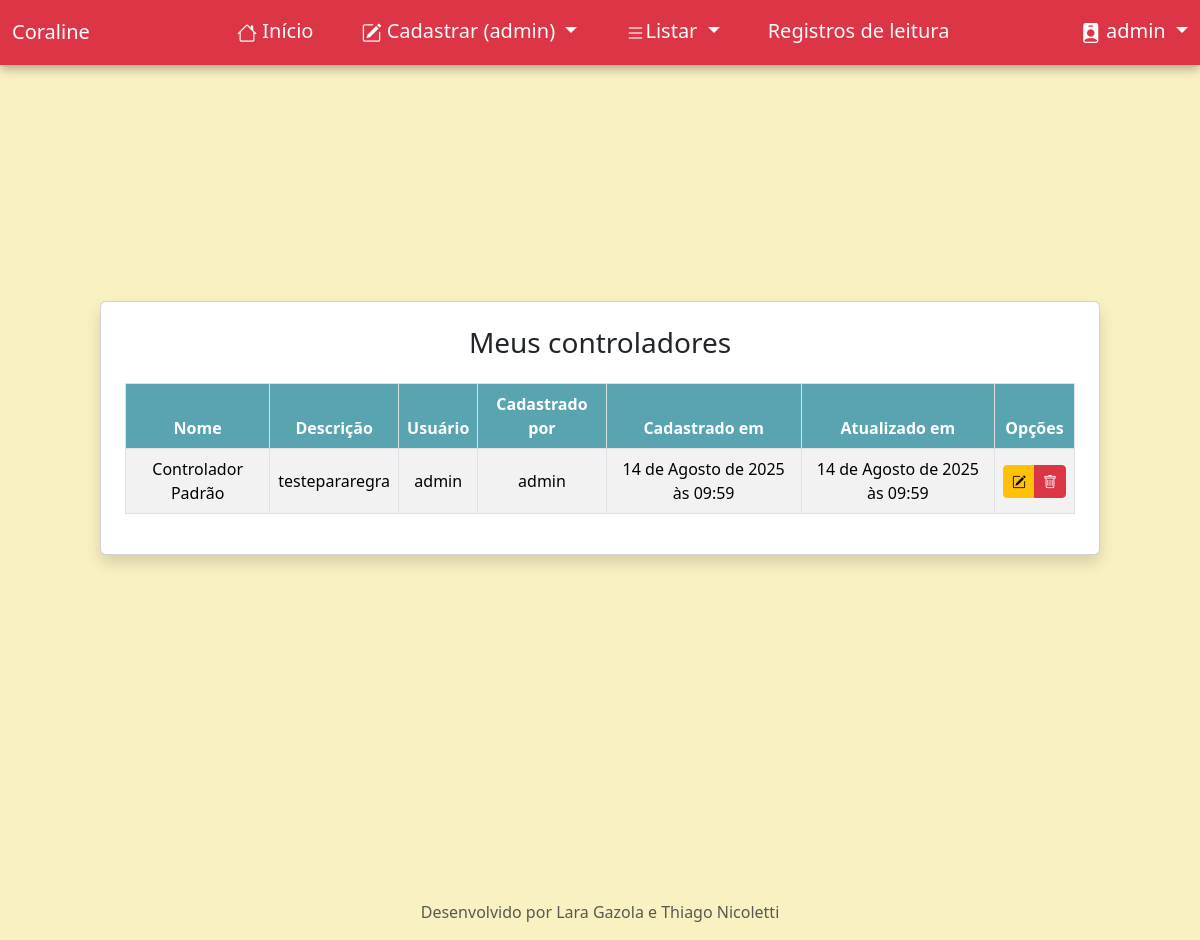
The app's page /listar/controlador/ (signed in), older data.
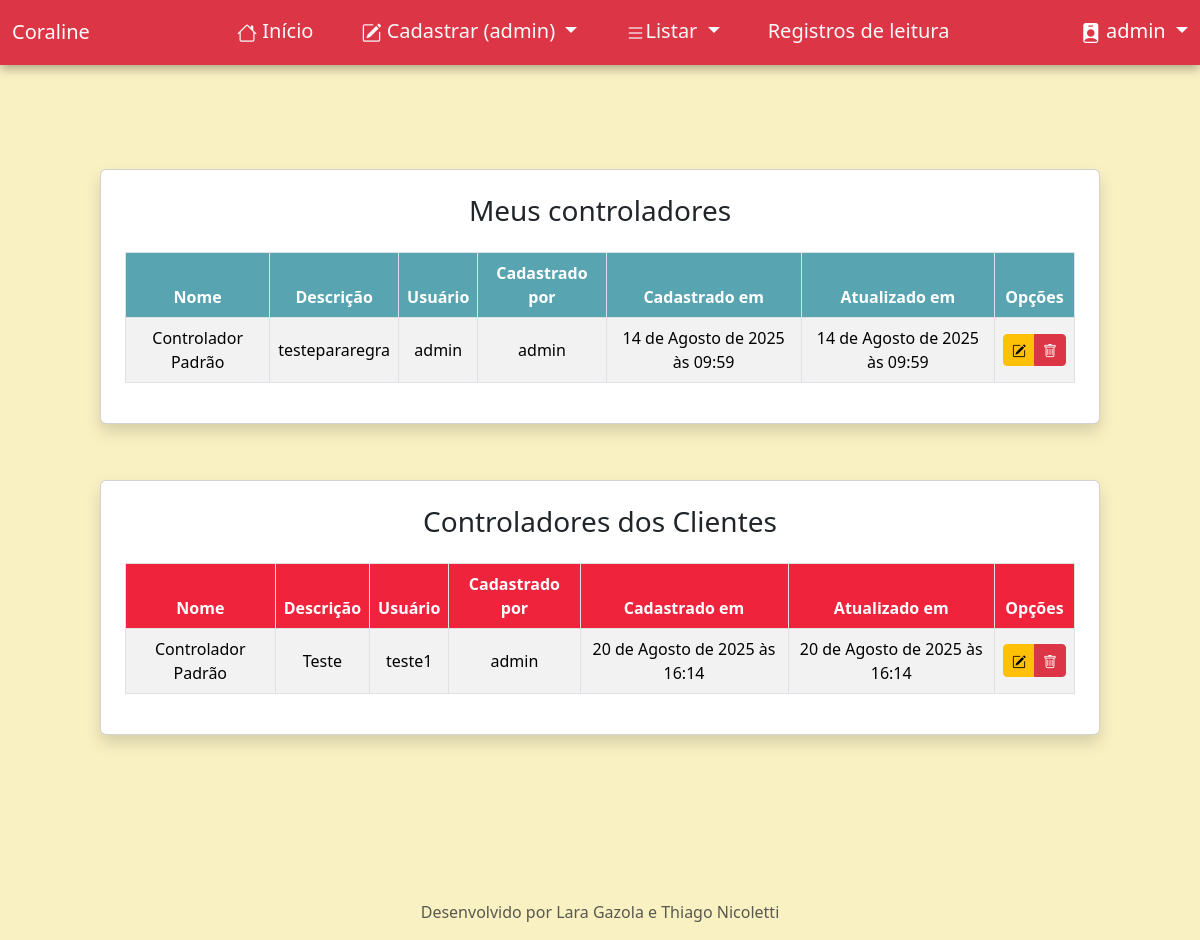
The same page, newer data.
### paginasweb/models.py (models this page shows, shortened)
class Controlador(models.Model):
    nome = models.CharField(max_length=255, verbose_name="Nome", default="Controlador Padrão")
    descricao = models.CharField(max_length=255, verbose_name="Descrição")
    usuario = models.ForeignKey(User, on_delete=models.PROTECT)
    cadastrado_por = models.ForeignKey(User, on_delete=models.CASCADE, related_name='controladores')
    cadastrado_em = models.DateTimeField(auto_now_add=True)
    atualizado_em = models.DateTimeField(auto_now=True)
    class Meta:
        ordering = ['nome', 'cadastrado_em']

### paginasweb/views.py (the view)
# urls.py: path("listar/controlador/", ControladorList.as_view(), name="listar-controlador"),
class ControladorList(GroupRequiredMixin, SuccessMessageMixin, LoginRequiredMixin, ListView):
    group_required = [u"Administrador", u"Usuário"]
    model = Controlador
    template_name = 'paginasweb/controlador.html'
    def get_queryset(self):
        queryset = Controlador.objects.all()
        return queryset.filter(usuario=self.request.user)
    def get_context_data(self, **kwargs):
        context = super().get_context_data(**kwargs)
        if self.request.user.groups.filter(name='Administrador').exists():
            controladores = Controlador.objects.all()
            controladores = controladores.exclude(usuario=self.request.user)
            context['todos_controladores'] = controladores
        return context

### paginasweb/views.py (called while the page is built)
    def get_context_data(self, **kwargs):
        context = super().get_context_data(**kwargs)
        if self.request.user.groups.filter(name='Administrador').exists():
            context['sou_admin'] = True
        return context

### paginasweb/templates/paginasweb/controlador.html (shortened to what this page needs)
{% extends "paginasweb/bootstrap.html" %}
{% load static %}
{% block conteudo %}
<div class="d-flex justify-content-center align-items-center flex-column min-vh-100 p-4" style="margin-top: -2rem; margin-bottom: 2rem;">
  <div class="card p-4 shadow mb-5" style="width: 100%; max-width: 1000px;">
    <h3 class="text-center mb-4">Meus controladores</h3>
    <div class="table-responsive">
      <table class="table table-striped table-hover table-bordered align-middle text-center">
        <thead>
          <tr>
            <th style="background-color: #58a4b0; color: white;">Nome</th>
            <th style="background-color: #58a4b0; color: white;">Descrição</th>
            <th style="background-color: #58a4b0; color: white;">Usuário</th>
            <th style="background-color: #58a4b0; color: white;">Cadastrado por</th>
            <th style="background-color: #58a4b0; color: white;">Cadastrado em</th>
            <th style="background-color: #58a4b0; color: white;">Atualizado em</th>
            <th style="background-color: #58a4b0; color: white;">Opções</th>
          </tr>
        </thead>
        <tbody>
          {% for obj in object_list %}
          <tr>
            <td>{{ obj.nome }}</td>
            <td>{{ obj.descricao }}</td>
            <td>{{ obj.usuario }}</td>
            <td>{{ obj.cadastrado_por }}</td>
            <td>{{ obj.cadastrado_em }}</td>
            <td>{{ obj.atualizado_em }}</td>
            <td>
              <div class="btn-group">
              <a href="{% url 'editar-controlador' obj.pk %}" class="btn btn-sm btn-warning"><i class="bi bi-pencil-square"></i></a>
              <a href="{% url 'excluir-controlador' obj.pk %}" class="btn btn-sm btn-danger"><i class="bi bi-trash"></i></a>
              </div>
            </td>
          </tr>
          {% empty %}
          <tr>
            <td colspan="7">Nenhum controlador do admin encontrado.</td>
          </tr>
          {% endfor %}
        </tbody>
      </table>
    </div>
  </div>
  {% if todos_controladores %}
  <div class="card p-4 shadow" style="width: 100%; max-width: 1000px; margin-top: 0.5rem;">
    <h3 class="text-center mb-4">Controladores dos Clientes</h3>
    <div class="table-responsive">
      <table class="table table-striped table-hover table-bordered align-middle text-center">
        <thead>
          <tr>
            <th style="background-color: #EF233C; color: white;">Nome</th>
            <th style="background-color: #EF233C; color: white;">Descrição</th>
            <th style="background-color: #EF233C; color: white;">Usuário</th>
            <th style="background-color: #EF233C; color: white;">Cadastrado por</th>
            <th style="background-color: #EF233C; color: white;">Cadastrado em</th>
            <th style="background-color: #EF233C; color: white;">Atualizado em</th>
            <th style="background-color: #EF233C; color: white;">Opções</th>
          </tr>
        </thead>
        <tbody>
          {% for obj in todos_controladores %}
           <tr>
            <td>{{ obj.nome }}</td>
            <td>{{ obj.descricao }}</td>
            <td>{{ obj.usuario }}</td>
            <td>{{ obj.cadastrado_por }}</td>
            <td>{{ obj.cadastrado_em }}</td>
            <td>{{ obj.atualizado_em }}</td>
            <td>
              <div class="btn-group">
              <a href="{% url 'editar-controlador' obj.pk %}" class="btn btn-sm btn-warning"><i class="bi bi-pencil-square"></i></a>
              <a href="{% url 'excluir-controlador' obj.pk %}" class="btn btn-sm btn-danger"><i class="bi bi-trash"></i></a>
              </div>
            </td>
          </tr>
          {% empty %}
          <tr>
            <td colspan="7">Nenhum controlador de cliente encontrado.</td>
          </tr>
          {% endfor %}
        </tbody>
      </table>
    </div>
  </div>
  {% endif %}
</div>
{% endblock %}

Row changes from the older to the newer data that the page shows:
added Controlador: nome "Controlador Padrão", descricao "Teste", usuario "teste1", cadastrado_por "admin", cadastrado_em "20 de Agosto de 2025 às 16:14", atualizado_em "20 de Agosto de 2025 às 16:14", shown under "Controladores dos Clientes"
Text that changed along with them:
text now shown: "Controladores dos Clientes Nome Descrição Usuário Cadastrado por Cadastrado em Atualizado em Opções"
